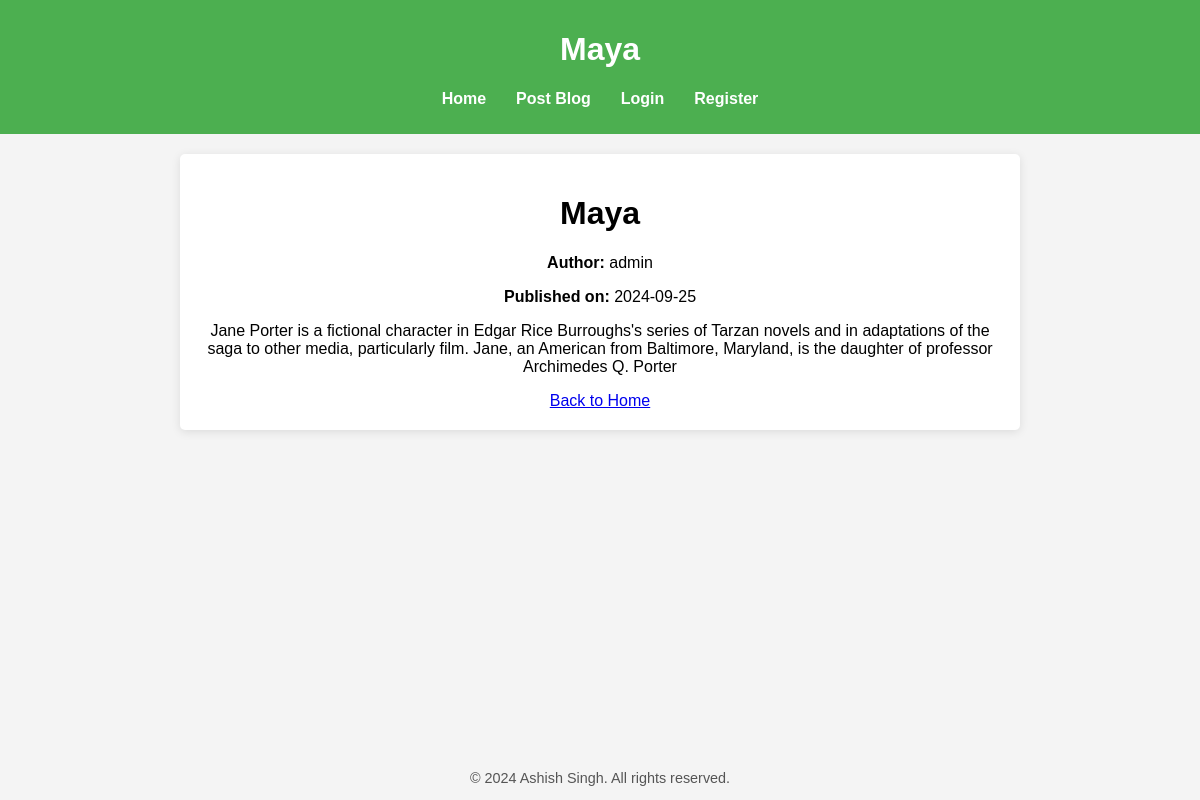
Screenshot of /post/3 with the database file from the repository.
### app.py (models this page shows, shortened)
class BlogPost(db.Model):
    id = db.Column(db.Integer, primary_key=True)
    title = db.Column(db.String(200), nullable=False)
    author = db.Column(db.String(100), nullable=False)
    content = db.Column(db.Text(), nullable=False)
    pub_date = db.Column(db.DateTime, default=datetime.utcnow)
    image_url = db.Column(db.String(200))  # Optional: URL to the image for the blog post

### app.py (the view)
@app.route('/post/<int:post_id>')
def view_post(post_id):
    post = BlogPost.query.get_or_404(post_id)
    return render_template('view_post.html', post=post)

### templates/view_post.html (shortened to what this page needs)
{% extends "base.html" %}
{% block header %}{{ post.title }}{% endblock header %}
{% block content %}
<div class="post-container">
    <h1>{{ post.title }}</h1>
    <p><strong>Author:</strong> {{ post.author }}</p>
    <p><strong>Published on:</strong> {{ post.pub_date.strftime('%Y-%m-%d') }}</p>
    <p>{{ post.content }}</p>
    <a href="{{ url_for('index') }}" class="btn btn-secondary">Back to Home</a>
</div>
{% endblock content %}

### templates/base.html (style rules this page uses)
body { font-family: Arial, sans-serif; background-color: #f4f4f4; margin: 0; padding: 0; display: flex; flex-direction: column; min-height: 100vh; }

### rows the page displays
BlogPost: title "Maya", author "admin", pub_date "2024-09-25", content "Jane Porter is a fictional character in Edgar Rice Burroughs's series of Tarzan novels and in adaptations of the saga to other media, particularly film. Jane, an American from Baltimore, Maryland, is the daughter of professor Archimedes Q. Porter"
